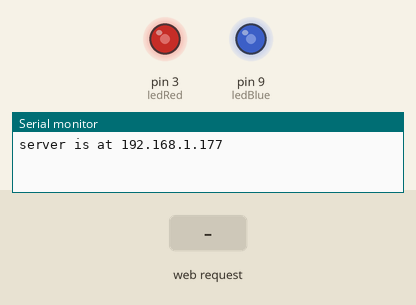
This sketch was run on a simulated Arduino Leonardo, built with avr-gcc and run on an emulated ATmega32U4. Parts: output pins drawn as LEDs (lit = HIGH), the last lines printed to the serial monitor. Inputs (shaded band) come from the test bench. WiFi joins after 1.5 s; servers stay silent unless stated; random numbers use the default seed unless the sketch sets one.

Above: at 1.2 s.
1.3 s: HTTP request GET /setRH received
At 2.0 s:
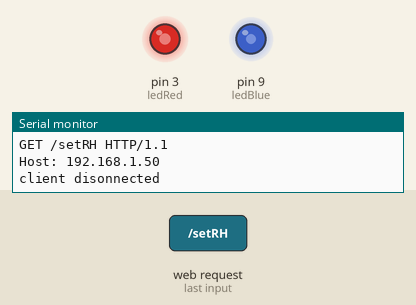
2.8 s: HTTP request GET /setBH received
At 3.1 s:
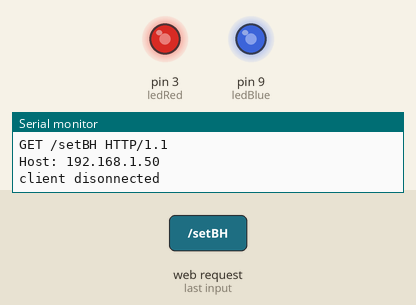
4.3 s: HTTP request GET /setRL received
At 5.4 s:
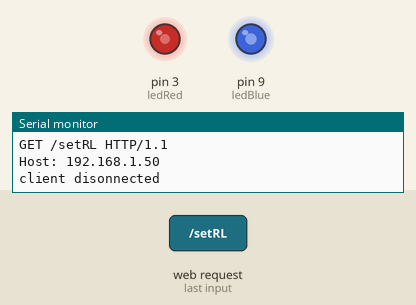
5.8 s: HTTP request GET /setBH received
At 6.6 s:
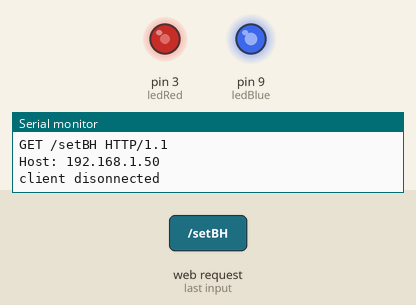
7.3 s: HTTP request GET /setRH received
At 7.7 s:
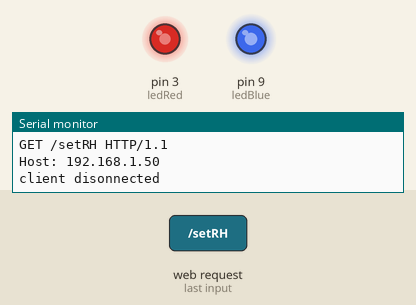
Timing chart, 0 to 9.8 s (numbered marks = the images above; inputs shaded):
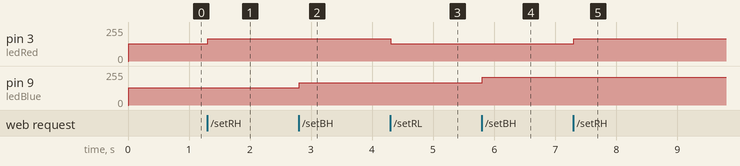

The sketch:

WebControl.ino
```cpp
/*
  Web Server

 A simple web server that shows the value of the analog input pins.
 using an Arduino Wiznet Ethernet shield.

 Circuit:
 * Ethernet shield attached to pins 10, 11, 12, 13
 * Analog inputs attached to pins A0 through A5 (optional)

 created 18 Dec 2009
 by David A. Mellis
 modified 9 Apr 2012
 by Tom Igoe

 */

#include <SPI.h>
#include <Ethernet.h>

// Enter a MAC address and IP address for your controller below.
// The IP address will be dependent on your local network:
byte mac[] = {
  0xDE, 0xAD, 0xBE, 0xEF, 0xFE, 0xED };
IPAddress ip(192,168,1,177);

// Initialize the Ethernet server library
// with the IP address and port you want to use
// (port 80 is default for HTTP):
EthernetServer server(80);

int ledRed = 3;
int ledBlue = 9;
int ledRedBrightness= 128;
int ledBlueBrightness= 128;
String HTTP_req;            // stores the HTTP request
String instruction;
void setup() {
 // Open serial communications and wait for port to open:
  Serial.begin(9600);
   while (!Serial) {
    ; // wait for serial port to connect. Needed for Leonardo only
  }


  // start the Ethernet connection and the server:
  Ethernet.begin(mac, ip);
  server.begin();
  Serial.print("server is at ");
  Serial.println(Ethernet.localIP());
  analogWrite(ledRed, ledRedBrightness);
  analogWrite(ledBlue, ledBlueBrightness);
}


void loop() {
  // listen for incoming clients
  EthernetClient client = server.available();
  if (client) {
    Serial.println("new client");
    // an http request ends with a blank line
    boolean currentLineIsBlank = true;
    while (client.connected()) {
      if (client.available()) {
        char c = client.read();
        HTTP_req += c;  // save the HTTP request 1 char at a time
        // Serial.write(c);
        // if you've gotten to the end of the line (received a newline
        // character) and the line is blank, the http request has ended,
        // so you can send a reply
                     if (c == '\n' && currentLineIsBlank) {
                    // send a standard http response header
                    client.println("HTTP/1.1 200 OK");
                    client.println("Content-Type: text/html");
                    client.println("Connection: keep-alive");
                    client.println();
                    instruction = HTTP_req.substring(5,10);
                    if( instruction == "setRH"){
                      SetRedH();
                    }else if( instruction == "setRL"  ){
                      SetRedL();
                    }else if( instruction == "setBH"  ){
                      SetBlueH();
                    }else if( instruction == "setBL"  ){
                      SetBlueL();
                    }
                    else {  // HTTP request for web page
                        // send web page - contains JavaScript with AJAX calls
                        client.println("<!DOCTYPE html>");
                        client.println("<html>");
                        client.println("<head>");
                        client.println("<title>Arduino Web Page</title>");
                        client.println("<script>");

                        client.println("function setLed(instr){");
                        client.println("nocache = \"&nocache=\" + Math.random() * 1000000;");
                        client.println("var request = new XMLHttpRequest();");
                        client.println("request.open(\"GET\",instr + nocache , true);");
                        client.println("request.send(null);");
                        client.println("}");

                        client.println("</script>");
                        client.println("</head>");
                        client.println("<body>");
                        client.println("<h1>LED web Control</h1>");
                        client.println(
                        "<p id=\"hint txt\">test</p>");
                        client.println("<p><button type=\"button\" onclick=\"setLed(\'setRH\')\">Set Red Brighter</button></p>");
                        client.println("<p><button type=\"button\" onclick=\"setLed(\'setRL\')\">Set Red dimmer</button></p>");
                        client.println("<p><button type=\"button\" onclick=\"setLed(\'setBH\')\">Set Blue Brighter</button></p>");
                        client.println("<p><button type=\"button\" onclick=\"setLed(\'setBL\')\">Set Blue dimmer</button></p>");
                        client.println("</body>");
                        client.println("</html>");
                    }
                    // display received HTTP request on serial port
                    Serial.println("HTTP REQ:");
                    Serial.print(HTTP_req);
                    HTTP_req = "";            // finished with request, empty string
                    break;
                }
        if (c == '\n') {
          // you're starting a new line
          currentLineIsBlank = true;
        }
        else if (c != '\r') {
          // you've gotten a character on the current line
          currentLineIsBlank = false;
        }

      }
    }
    // give the web browser time to receive the data
    delay(1);
    // close the connection:
    client.stop();
    Serial.println("client disonnected");
  }
}


void SetRedOff()
{
  ledRedBrightness = 0;
    analogWrite(ledRed,ledRedBrightness);
}
void SetRedH()
{
  ledRedBrightness += 40;
  if(ledRedBrightness>255) ledRedBrightness=255;
    analogWrite(ledRed,ledRedBrightness);
}
void SetRedL()
{
  ledRedBrightness -= 40;
  if(ledRedBrightness<0) ledRedBrightness=0;
    analogWrite(ledRed,ledRedBrightness);
}

void SetBlueH()
{
  ledBlueBrightness += 40;
  if(ledBlueBrightness>255) ledBlueBrightness=255;
    analogWrite(ledBlue,ledBlueBrightness);
}
void SetBlueL()
{
  ledBlueBrightness -= 40;
  if(ledBlueBrightness<0) ledBlueBrightness=0;
    analogWrite(ledBlue,ledBlueBrightness);
}
```

Measured:
- after the input at 1.3 s, pin 3 (ledRed): 128/255 → 168/255 at once
- after the input at 2.8 s, pin 9 (ledBlue): 128/255 → 168/255 at once
- after the input at 4.3 s, pin 3 (ledRed): 168/255 → 128/255 at once
- after the input at 5.8 s, pin 9 (ledBlue): 168/255 → 208/255 at once
- after the input at 7.3 s, pin 3 (ledRed): 128/255 → 168/255 at once
